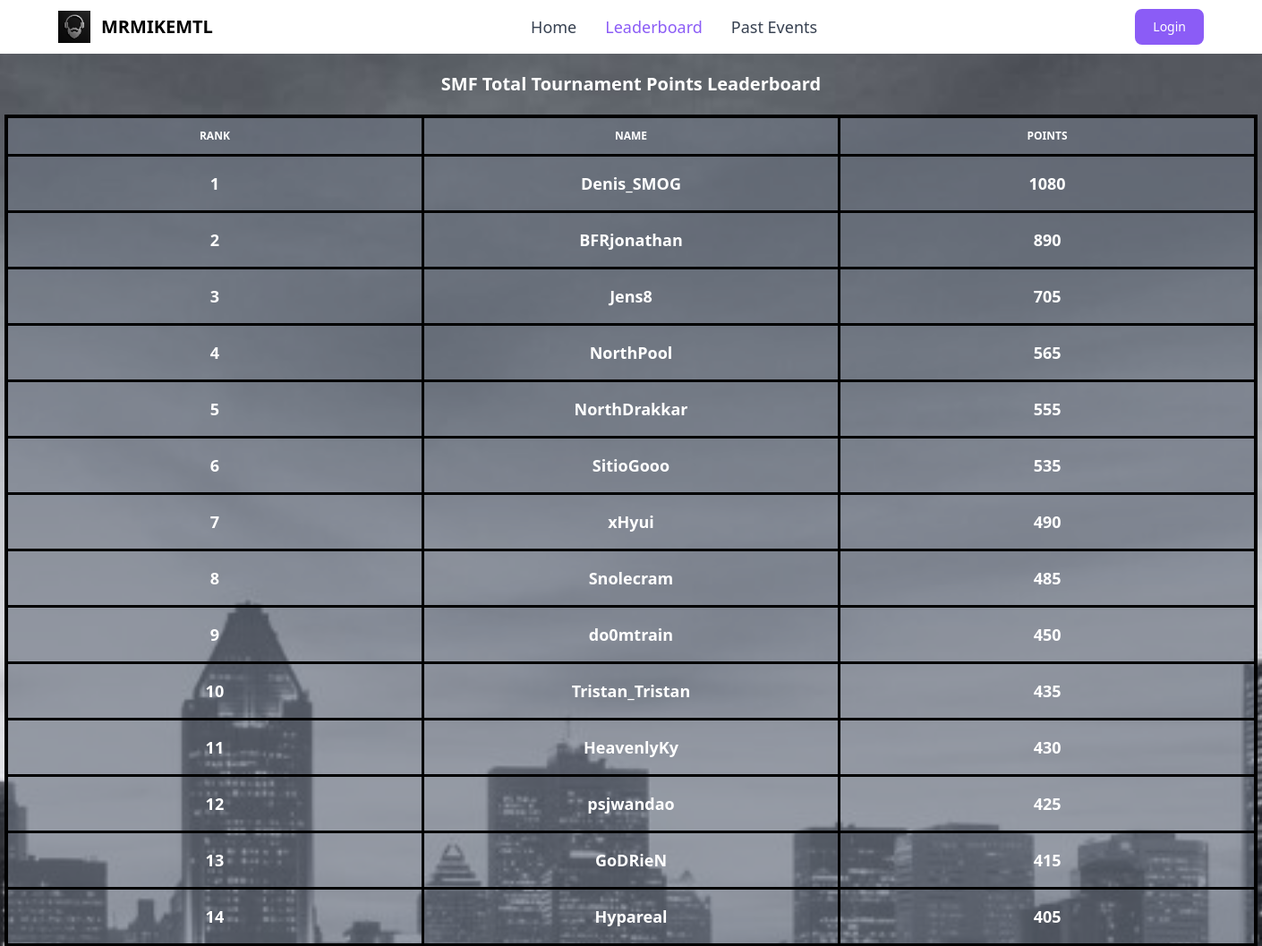
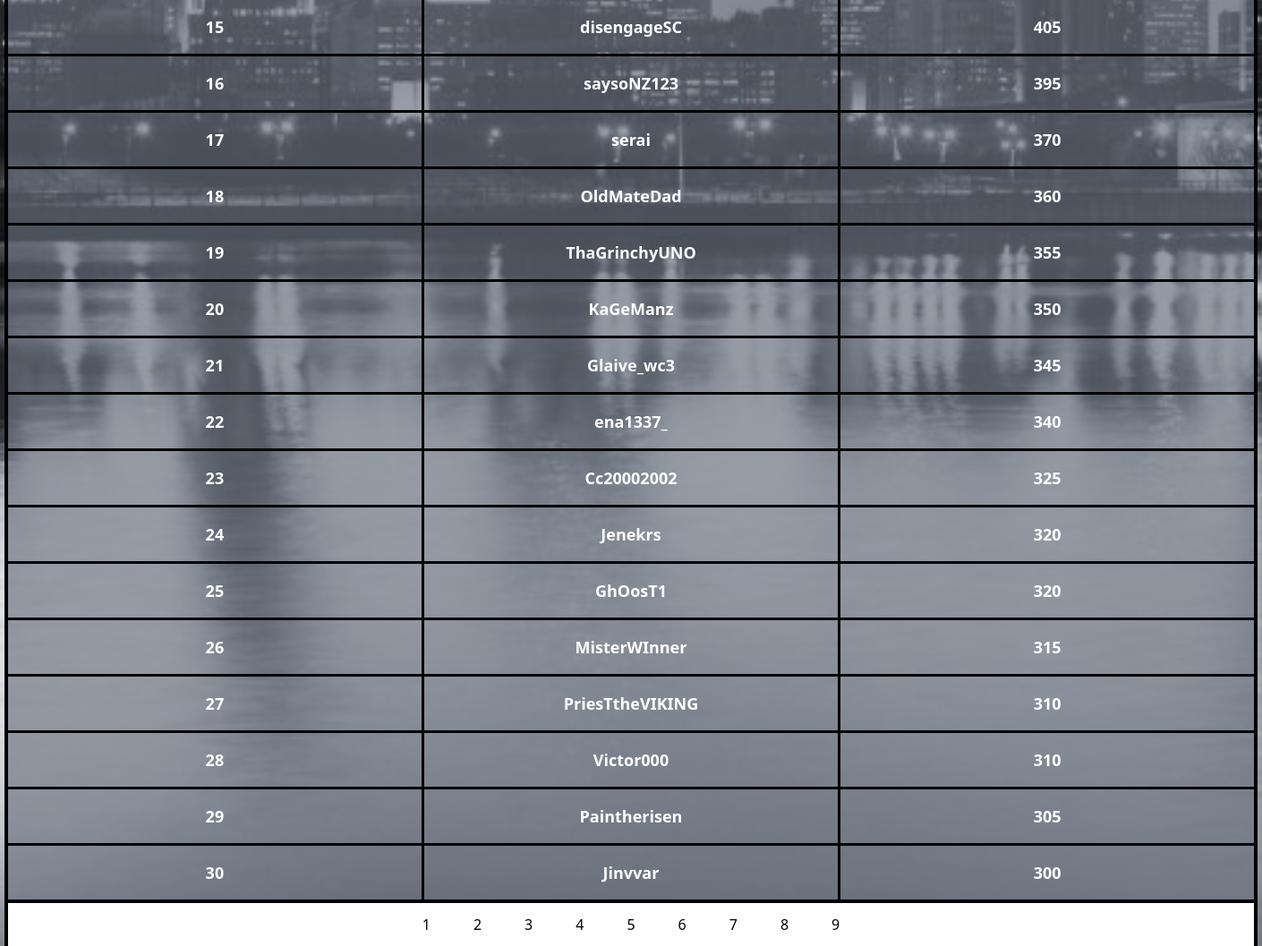
The app's page /leaderboard with its own data (2 pictures, top to bottom).
### tables this page shows
CREATE TABLE participants (id INTEGER PRIMARY KEY, name varchar(255), total_points INTEGER);

### web/app.py (the view)
@app.route("/leaderboard")
def leaderboard():
	raw_data = dbsession.exec_driver_sql("SELECT name, total_points from participants ORDER BY total_points desc;").all()
	data = []
	page_size = 30
	total = len(raw_data)
	total_pages = round(total / page_size)
	page = request.args.get("page")
	if page is not None:
		page = int(page)
	if page is None:
		starting_spot = 1
	elif page == 1:
		starting_spot = 1
	else:
		starting_spot = (page - 1) * page_size + 1
	i = 1
	for record in raw_data:
		if i >= starting_spot and len(data) < page_size:
			data_obj = {
				"rank": i,
				"name": record.name,
				"total_points": record.total_points
			}
			data.append(data_obj)
		i = i + 1
	pages = []
	page_num = 1
	while len(pages) < total_pages:
		pages.append(page_num)
		page_num = page_num + 1
	return render_template("leaderboard.html", data=data, pages=pages)

### web/templates/leaderboard.html (shortened to what this page needs)
<!DOCTYPE html>
<html lang="en">
<head>
    <link rel="stylesheet" href="{{url_for('static',filename='dist/output.css')}}">
</head>
<body>
     <nav class="px-2 sm:px-4 py-2.50">
        <div class="container flex flex-wrap items-center justify-between mx-auto">
            <a href="/" class="flex items-center">
                <img src="../static/dist/beard_logo.jpg" class="h-6 mr-3 sm:h-9">
                <span class="self-center text-xl font-semibold whitespace-nowrap">MRMIKEMTL</span>
            </a>
            <div class="flex md:order-2">
                <button type="button"
                    class="text-white bg-purple-500 focus:ring-4 focus:outline-none focus:ring-blue-300 font-medium rounded-lg text-sm px-5 py-2.5 text-center mr-3 md:mr-0"><a href="/login">Login</a></button>
            </div>
            <div class="items-center justify-between hidden w-full md:flex md:w-auto md:order-1" id="navbar-cta">
                <ul
                    class="flex flex-col p-4 mt-4 border rounded-lg md:flex-row md:space-x-8 md:mt-0 md:text-sm md:font-medium md:border-0 md:bg-white">
                    <li>
                        <a href="/"
                            class="block py-2 pl-3 pr-4 text-lg text-gray-700 rounded-sm hover:bg-gray-100 md:hover:bg-transparent md:hover:text-purple-500 md:p-0">Home</a>
                    </li>
                    <li>
                        <a href="/leaderboard"
                            class="block py-2 pl-3 pr-4 text-lg text-white bg-blue-700 rounded-sm md:bg-transparent md:text-purple-500 md:p-0"
                            aria-current="page">Leaderboard</a>
                    </li>
                    <li>
                        <a href="/events"
                            class="block py-2 pl-3 pr-4 text-lg text-gray-700 rounded-sm hover:bg-gray-100 md:hover:bg-transparent md:hover:text-purple-500 md:p-0">Past Events</a>
                    </li>
                </ul>
            </div>
        </div>
    </nav>
<div class="bg-[url(cityscape.jpg)] bg-cover bg-center min-h-screen w-full place-items-center">
    <table class="table-fixed mx-auto w-350 text-white p-200 box-border size-32 border-4 justify-items-center border-black self-center">
            <caption class="p-5 text-xl font-semibold text-center text-white justify-center">
            SMF Total Tournament Points Leaderboard
        </caption>
        <thead class="w-full text-xs text-white uppercase">
            <tr>
                <th scope="col" class="px-6 py-3 p-20 text-white bg-gray-500/65 box-border border-3 border-black">
                    Rank
                </th>
                <th scope="col"class="px-6 py-3 p-20 text-white bg-gray-500/65 box-border border-3 border-black">
                    Name
                </th>
                <th scope="col" class="px-6 py-3 p-20 text-white bg-gray-500/65 box-border border-3 border-black">
                    Points
                </th>
            </tr>
        </thead>
        {% for row in data %}
        <tbody>
            <tr class="p-4 text-lg font-semibold w-full text-center">
                <th scope="row" class="text-white bg-gray-500/65 box-border border-3 border-black" >
                    {{ row.rank }}
                </th>
                <td scope="row" class="px-6 py-4 p-20 text-white bg-gray-500/65 box-border border-3 border-black">
                    {{ row.name }}
                </td>
                <td scope="row" class="px-6 py-4 p-20 text-white bg-gray-500/65 box-border border-3 border-black">
                    {{ row.total_points}}
                </td>
            </tr>
        </tbody>
        {% endfor %}
</table>
<div class="flex mx-auto justify-center items-center space-x-2 bg-white w-350 border-r-4 border-black border-l-4">
    {% for page in pages %}
        <a href="/leaderboard?page={{ page }}" class="inline-flex items-center justify-center px-5 py-3 text-base font-medium text-center text-black rounded-lg hover:bg-gray-500 focus:ring-4 focus:bg-gray-500">
        {{ page }}
        </a>
    {% endfor %}
</div>
</div>
</body>
</html>

### records on screen
participants: rank "1", name "Denis_SMOG", total_points "1080"
participants: rank "2", name "BFRjonathan", total_points "890"
participants: rank "3", name "Jens8", total_points "705"
participants: rank "4", name "NorthPool", total_points "565"
participants: rank "5", name "NorthDrakkar", total_points "555"
participants: rank "6", name "SitioGooo", total_points "535"
participants: rank "7", name "xHyui", total_points "490"
participants: rank "8", name "Snolecram", total_points "485"
participants: rank "9", name "do0mtrain", total_points "450"
participants: rank "10", name "Tristan_Tristan", total_points "435"
participants: rank "11", name "HeavenlyKy", total_points "430"
participants: rank "12", name "psjwandao", total_points "425"
participants: rank "13", name "GoDRieN", total_points "415"
participants: rank "14", name "Hypareal", total_points "405"
participants: rank "15", name "disengageSC", total_points "405"
participants: rank "16", name "saysoNZ123", total_points "395"
participants: rank "17", name "serai", total_points "370"
participants: rank "18", name "OldMateDad", total_points "360"
participants: rank "19", name "ThaGrinchyUNO", total_points "355"
participants: rank "20", name "KaGeManz", total_points "350"
participants: rank "21", name "Glaive_wc3", total_points "345"
participants: rank "22", name "ena1337_", total_points "340"
participants: rank "23", name "Cc20002002", total_points "325"
participants: rank "24", name "Jenekrs", total_points "320"
participants: rank "25", name "GhOosT1", total_points "320"
participants: rank "26", name "MisterWInner", total_points "315"
participants: rank "27", name "PriesTtheVIKING", total_points "310"
participants: rank "28", name "Victor000", total_points "310"
participants: rank "29", name "Paintherisen", total_points "305"
participants: rank "30", name "Jinvvar", total_points "300"

### other values on screen
{{ page }} "1" "2" "3" "4" "5" "6" "7" "8" "9"
